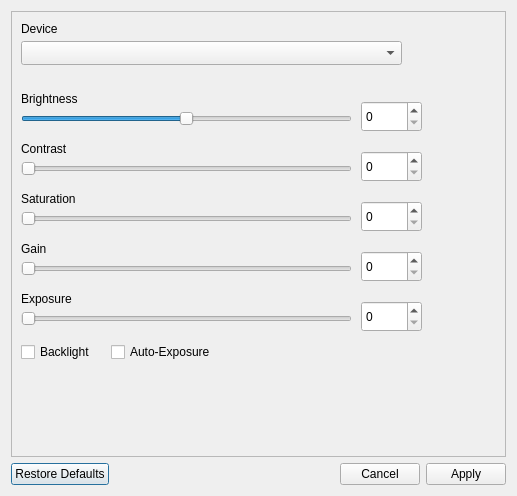
<?xml version="1.0" encoding="UTF-8"?>
<ui version="4.0">
 <class>CameraPropertiesWindowClass</class>
 <widget class="QDialog" name="CameraPropertiesWindowClass">
  <property name="geometry">
   <rect>
    <x>0</x>
    <y>0</y>
    <width>517</width>
    <height>496</height>
   </rect>
  </property>
  <property name="windowTitle">
   <string>CameraPropertiesWindow</string>
  </property>
  <layout class="QVBoxLayout" name="verticalLayout">
   <item>
    <widget class="QFrame" name="frame">
     <property name="frameShape">
      <enum>QFrame::Shape::StyledPanel</enum>
     </property>
     <property name="frameShadow">
      <enum>QFrame::Shadow::Raised</enum>
     </property>
     <widget class="QCheckBox" name="checkboxAutoExposure">
      <property name="geometry">
       <rect>
        <x>100</x>
        <y>330</y>
        <width>111</width>
        <height>22</height>
       </rect>
      </property>
      <property name="text">
       <string>Auto-Exposure</string>
      </property>
     </widget>
     <widget class="QLabel" name="labelDevice">
      <property name="geometry">
       <rect>
        <x>10</x>
        <y>10</y>
        <width>151</width>
        <height>16</height>
       </rect>
      </property>
      <property name="text">
       <string>Device</string>
      </property>
     </widget>
     <widget class="QSpinBox" name="spinBox">
      <property name="geometry">
       <rect>
        <x>350</x>
        <y>90</y>
        <width>61</width>
        <height>31</height>
       </rect>
      </property>
     </widget>
     <widget class="QLabel" name="labelDevice_6">
      <property name="geometry">
       <rect>
        <x>10</x>
        <y>280</y>
        <width>151</width>
        <height>16</height>
       </rect>
      </property>
      <property name="text">
       <string>Exposure</string>
      </property>
     </widget>
     <widget class="QSpinBox" name="spinBox_4">
      <property name="geometry">
       <rect>
        <x>350</x>
        <y>240</y>
        <width>61</width>
        <height>31</height>
       </rect>
      </property>
     </widget>
     <widget class="QLabel" name="labelDevice_5">
      <property name="geometry">
       <rect>
        <x>10</x>
        <y>230</y>
        <width>151</width>
        <height>16</height>
       </rect>
      </property>
      <property name="text">
       <string>Gain</string>
      </property>
     </widget>
     <widget class="QSlider" name="sliderSaturation">
      <property name="geometry">
       <rect>
        <x>10</x>
        <y>200</y>
        <width>331</width>
        <height>16</height>
       </rect>
      </property>
      <property name="maximum">
       <number>15</number>
      </property>
      <property name="value">
       <number>0</number>
      </property>
      <property name="orientation">
       <enum>Qt::Orientation::Horizontal</enum>
      </property>
     </widget>
     <widget class="QSpinBox" name="spinBox_5">
      <property name="geometry">
       <rect>
        <x>350</x>
        <y>290</y>
        <width>61</width>
        <height>31</height>
       </rect>
      </property>
     </widget>
     <widget class="QSpinBox" name="spinBox_3">
      <property name="geometry">
       <rect>
        <x>350</x>
        <y>190</y>
        <width>61</width>
        <height>31</height>
       </rect>
      </property>
     </widget>
     <widget class="QLabel" name="labelDevice_2">
      <property name="geometry">
       <rect>
        <x>10</x>
        <y>80</y>
        <width>151</width>
        <height>16</height>
       </rect>
      </property>
      <property name="text">
       <string>Brightness</string>
      </property>
     </widget>
     <widget class="QCheckBox" name="checkboxBacklight">
      <property name="geometry">
       <rect>
        <x>10</x>
        <y>330</y>
        <width>78</width>
        <height>22</height>
       </rect>
      </property>
      <property name="text">
       <string>Backlight</string>
      </property>
     </widget>
     <widget class="QLabel" name="labelDevice_4">
      <property name="geometry">
       <rect>
        <x>10</x>
        <y>180</y>
        <width>151</width>
        <height>16</height>
       </rect>
      </property>
      <property name="text">
       <string>Saturation</string>
      </property>
     </widget>
     <widget class="QSpinBox" name="spinBox_2">
      <property name="geometry">
       <rect>
        <x>350</x>
        <y>140</y>
        <width>61</width>
        <height>31</height>
       </rect>
      </property>
     </widget>
     <widget class="QComboBox" name="dropdownDevice">
      <property name="geometry">
       <rect>
        <x>10</x>
        <y>30</y>
        <width>381</width>
        <height>24</height>
       </rect>
      </property>
     </widget>
     <widget class="QSlider" name="sliderContrast">
      <property name="geometry">
       <rect>
        <x>10</x>
        <y>150</y>
        <width>331</width>
        <height>16</height>
       </rect>
      </property>
      <property name="maximum">
       <number>20</number>
      </property>
      <property name="value">
       <number>0</number>
      </property>
      <property name="orientation">
       <enum>Qt::Orientation::Horizontal</enum>
      </property>
     </widget>
     <widget class="QSlider" name="sliderGain">
      <property name="geometry">
       <rect>
        <x>10</x>
        <y>250</y>
        <width>331</width>
        <height>16</height>
       </rect>
      </property>
      <property name="minimum">
       <number>100</number>
      </property>
      <property name="maximum">
       <number>4000</number>
      </property>
      <property name="value">
       <number>100</number>
      </property>
      <property name="orientation">
       <enum>Qt::Orientation::Horizontal</enum>
      </property>
     </widget>
     <widget class="QSlider" name="sliderBrightness">
      <property name="geometry">
       <rect>
        <x>10</x>
        <y>100</y>
        <width>331</width>
        <height>16</height>
       </rect>
      </property>
      <property name="minimum">
       <number>-64</number>
      </property>
      <property name="maximum">
       <number>64</number>
      </property>
      <property name="value">
       <number>0</number>
      </property>
      <property name="orientation">
       <enum>Qt::Orientation::Horizontal</enum>
      </property>
     </widget>
     <widget class="QSlider" name="sliderGain_2">
      <property name="geometry">
       <rect>
        <x>10</x>
        <y>300</y>
        <width>331</width>
        <height>16</height>
       </rect>
      </property>
      <property name="minimum">
       <number>-11</number>
      </property>
      <property name="maximum">
       <number>-5</number>
      </property>
      <property name="value">
       <number>-11</number>
      </property>
      <property name="orientation">
       <enum>Qt::Orientation::Horizontal</enum>
      </property>
     </widget>
     <widget class="QLabel" name="labelDevice_3">
      <property name="geometry">
       <rect>
        <x>10</x>
        <y>130</y>
        <width>151</width>
        <height>16</height>
       </rect>
      </property>
      <property name="text">
       <string>Contrast</string>
      </property>
     </widget>
    </widget>
   </item>
   <item>
    <widget class="QDialogButtonBox" name="buttonBox">
     <property name="standardButtons">
      <set>QDialogButtonBox::StandardButton::Apply|QDialogButtonBox::StandardButton::Cancel|QDialogButtonBox::StandardButton::RestoreDefaults</set>
     </property>
    </widget>
   </item>
  </layout>
 </widget>
 <layoutdefault spacing="6" margin="11"/>
 <resources/>
 <connections/>
</ui>
